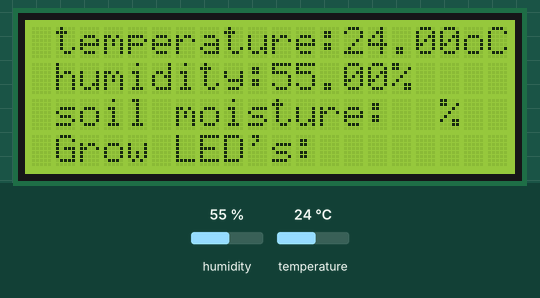
This sketch was run on a simulated Arduino Uno, built with avr-gcc and run on an emulated ATmega328P. On the bench: 20×4 character LCD. The inputs (shaded band) are chosen by the test bench; at power-on: humidity 55 %, temperature 24 °C. The local clock reads 2024-03-15 10:24:30 at power-on unless the sketch sets it; what the sketch prints to the serial monitor is not drawn.

Above: at 1.3 s.
1.4 s: humidity set to 22 %
At 11.4 s:
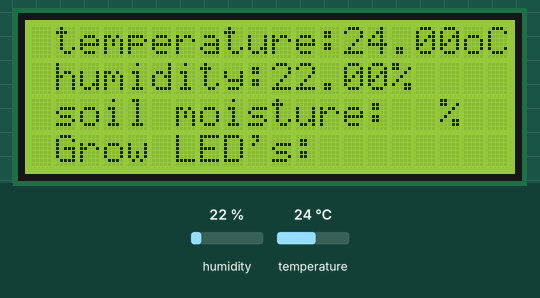
11.7 s: temperature set to 12 °C
At 20.5 s:
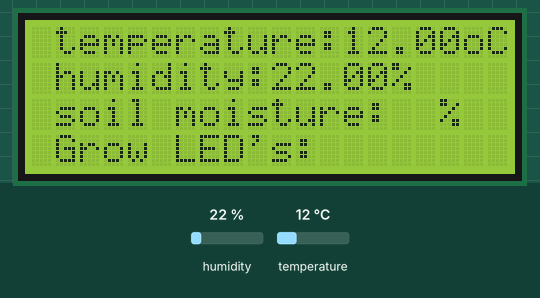
21.7 s: humidity set to 40 %
At 30.7 s:
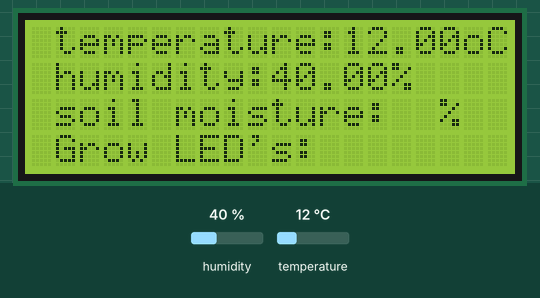
31.7 s: temperature set to 19 °C
Timing chart, 0 to 34.7 s (numbered marks = the images above; inputs shaded):
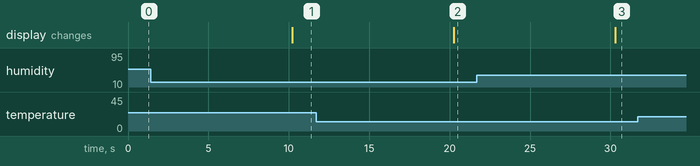

The sketch:

mereni_hodnot_LCD_RTC.ino
```cpp
#include "DHT.h"
#include <Wire.h>
#include <LiquidCrystal_I2C.h>
#include <DS3231.h>

#define DHTPIN 8
#define DHTTYPE DHT11
DHT dht(DHTPIN, DHTTYPE);

DS3231 clock;
RTCDateTime dt;

float humidity;
float temperature;
float humidityLCD;
float temperatureLCD;

LiquidCrystal_I2C lcd(0x27,20,4);  // set the LCD address to 0x27 for a 16 chars and 2 line display

void setup() {

  Serial.begin(9600);

  dht.begin();
  pinMode(DHTPIN,INPUT);

  clock.begin();
  clock.setDateTime(__DATE__, __TIME__);

  lcd.init();  // initialize the lcd
  lcd.backlight();

  lcd.setCursor(1,0); //menu
  lcd.print("temperature:     oC");
  lcd.setCursor(1,1);
  lcd.print("humidity:     %");
  lcd.setCursor(1,2);
  lcd.print("soil moisture:  %");
  lcd.setCursor(1,3);
  lcd.print("Grow LED's:");
}

void loop() {

  dt = clock.getDateTime();

  time();
  // Read humidity
  humidity = dht.readHumidity();

  // Read temperature in Celsius
  temperature = dht.readTemperature();

  // Check if any reads failed and exit early (to try again)
  if (isnan(humidity) || isnan(temperature)) {
    Serial.println("Failed to read from DHT sensor!");
    return;
  }
  if(temperatureLCD!=temperature)
  {
    temperatureLCD = temperature;
    LCD();
    Serial.println("Probehl prepis teploty!");
  }
  if(humidityLCD!=humidity)
  {
    humidityLCD = humidity;
    LCD();
    Serial.println("Probehl prepis vlhkosti!");
  }
  delay(10000);
}

void LCD()
{
  lcd.setCursor(13,0);
  lcd.print(temperatureLCD);
  lcd.setCursor(10,1);
  lcd.print(humidityLCD);
}

void time()
{
  Serial.print(dt.hour);
  Serial.print(":");
  Serial.print(dt.minute);
  Serial.print(":");
  Serial.print(dt.second);
  Serial.print("      ");
  Serial.print(dt.day);
  Serial.print("/");
  Serial.print(dt.month);
  Serial.print("/");
  Serial.println(dt.year);
}
```

Measured:
- after the input at 1.4 s, the display: changes after 8.8 s (image 1)
- after the input at 11.7 s, the display: changes after 8.5 s (image 2)
- after the input at 21.7 s, the display: changes after 8.6 s (image 3)
